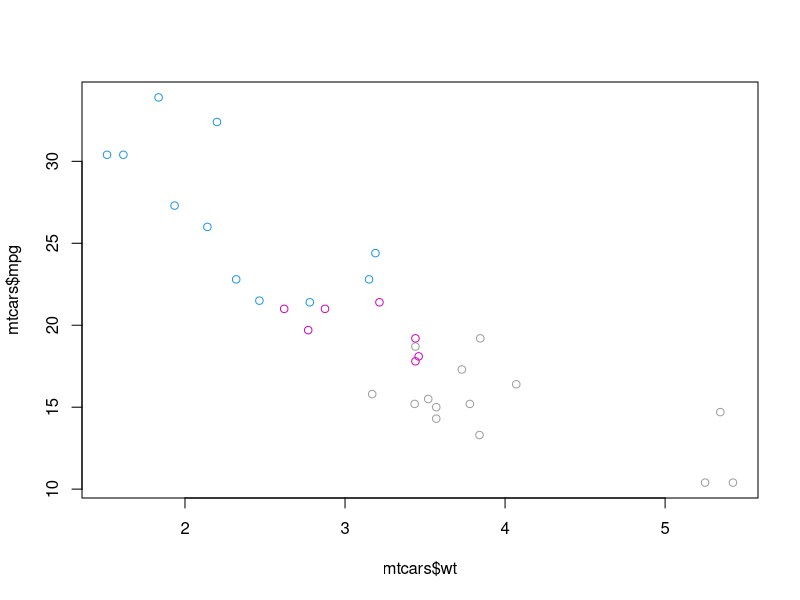
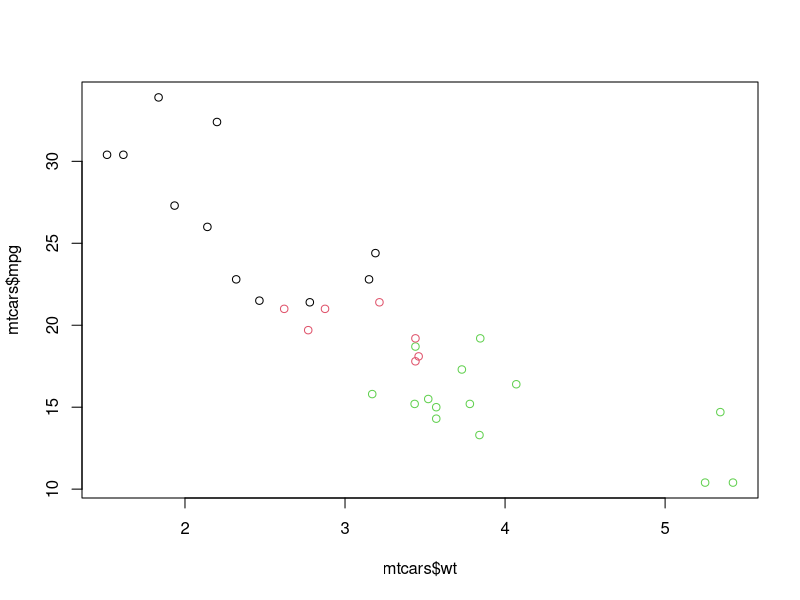
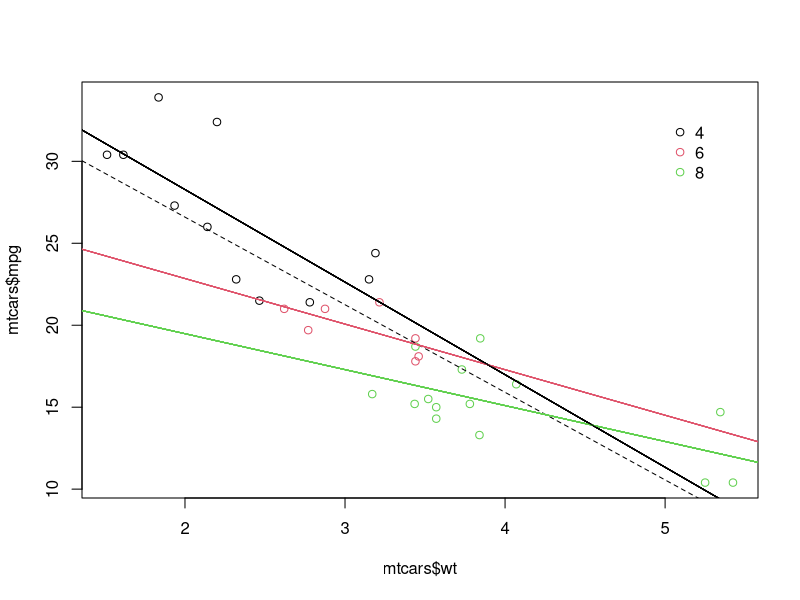
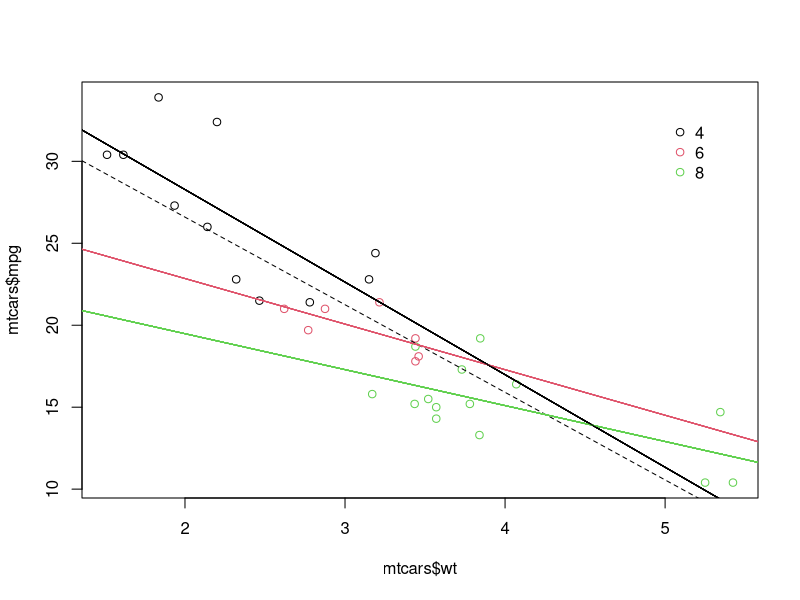

Write the R code that produced these figures, in order. (Note: this script raises an error after producing the figures.)
# Plot the correct variables of mtcars
plot(mtcars$wt, mtcars$mpg, col = mtcars$cyl)
# Change cyl inside mtcars to a factor
mtcars$cyl <- as.factor(mtcars$cyl)

# Make the same plot as in the first instruction
plot(mtcars$wt, mtcars$mpg, col = mtcars$cyl)

#------------------------------------------------
# Basic plot
mtcars$cyl <- as.factor(mtcars$cyl)
plot(mtcars$wt, mtcars$mpg, col = mtcars$cyl)

# Use lm() to calculate a linear model and save it as carModel
carModel <- lm(mpg ~ wt, data = mtcars)

# Call abline() with carModel as first argument and set lty to 2
abline(carModel, lty = 2)

# Plot each subset efficiently with lapply
# You don't have to edit this code
lapply(mtcars$cyl, function(x) {
    abline(lm(mpg ~ wt, mtcars, subset = (cyl == x)), col = x)
})

# This code will draw the legend of the plot
# You don't have to edit this code
legend(x = 5, y = 33, legend = levels(mtcars$cyl),
       col = 1:3, pch = 1, bty = "n")



#-------------------------------------------------------

# Convert cyl to factor (don't need to change)
mtcars$cyl <- as.factor(mtcars$cyl)

# Example from base R (don't need to change)
plot(mtcars$wt, mtcars$mpg, col = mtcars$cyl)
abline(lm(mpg ~ wt, data = mtcars), lty = 2)
lapply(mtcars$cyl, function(x) {
    abline(lm(mpg ~ wt, mtcars, subset = (cyl == x)), col = x)
})
legend(x = 5, y = 33, legend = levels(mtcars$cyl),
       col = 1:3, pch = 1, bty = "n")

# Plot 1: add geom_point() to this command to create a scatter plot
ggplot(mtcars, aes(x = wt, y = mpg, col = cyl)) + geom_point()
# Fill in using instructions Plot 1

# Plot 2: include the lines of the linear models, per cyl
ggplot(mtcars, aes(x = wt, y = mpg, col = cyl)) +
  geom_point() + # Copy from Plot 1
geom_smooth(method = lm, se = FALSE) # Fill in using instructions Plot 2

# Plot 3: include a lm for the entire dataset in its whole
ggplot(mtcars, aes(x = wt, y = mpg, col = cyl)) +
geom_point() + # Copy from Plot 2
geom_smooth(method = lm, se = FALSE) + # Copy from Plot 2
geom_smooth(aes(group = 1), method = lm, se = FALSE, linetype = 2) # Fill in using instructions Plot 3


#-----------------------------------
# Consider the structure of iris, iris.wide and iris.tidy (in that order)
str(iris)
str(iris.wide)
str(iris.tidy)

# Think about which dataset you would use to get the plot shown right
# Fill in the ___ to produce the plot given to the right
ggplot(iris.tidy, aes(x = Species, y = Value, col = Part)) +
  geom_jitter() +
facet_grid(. ~ Measure)




#--------------------------------------------
# Load the tidyr package
library(tidyr)


# Fill in the ___ to produce to the correct iris.tidy dataset
iris.tidy <- iris %>%
gather(key, Value, - Species) %>%
  separate(key, c("Part", "Measure"), "\\.")

ggplot(iris.tidy, aes(x = Species, y = Value, col = Part)) +
  geom_jitter() +
  facet_grid(. ~ Measure)
  
# Consider the head of iris, iris.wide and iris.tidy (in that order)
library(tidyr)

head(iris)
head(iris.wide)
head(iris.tidy)

iris.wide <- cbind(iris, Flower = 1:nrow(iris)) %>%
  gather(key, value, - Flower, - Species) %>%
  separate(key, c("Part","Measure"), "\\.") %>%
  spread(Measure, value)

iris.wide <- iris.wide[, -2]
head(iris.wide)

# OR
iris.wide <- subset(cbind(iris, Flower = 1:nrow(iris)) %>%
  gather(key, value, - Flower, - Species) %>%
  separate(key, c("Part", "Measure"), "\\.") %>%
  spread(Measure, value), select = -c(Flower))
head(iris.wide)

#---------------------------
# Wrong!
# iris$Flower <- 1:nrow(iris)
# iris.wide <- iris %>%
#   gather(key, value, - Flower, - Species) %>%
#   separate(key, c("Part", "Measure"), "\\.") %>%
#  spread(Measure, value)

#-----------------------------------------

ggplot(iris.wide, aes(x = Length, y = Width, col = Part)) +
  geom_jitter() +
  facet_grid(. ~ Species)